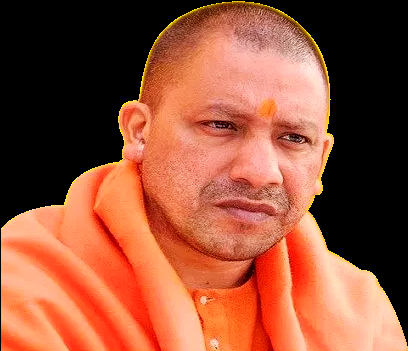
#> input picture proper/day13/yogi.png, 408 x 351 px
$ python 1.py
#> lines starting #> are read from the running program, lines starting #| are printed output that depends on the picture
import cv2

image = cv2.imread("yogi.png")
#> image is the input picture: shape (351, 408, 3); mean B, G, R 56.8, 81.5, 149.3
resizeimage = cv2.resize(image,(500,500))
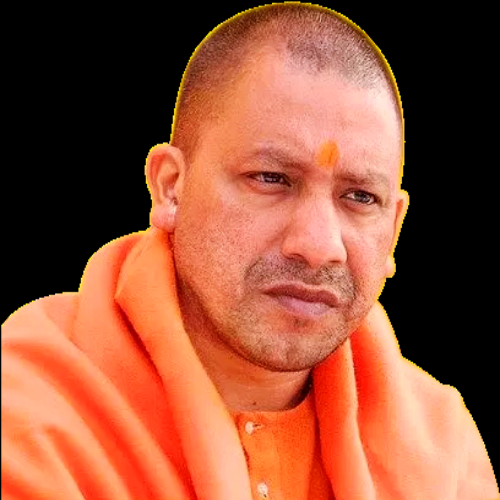
#> resizeimage: shape (500, 500, 3); mean B, G, R 56.8, 81.4, 149.2
blurimage = cv2.GaussianBlur(resizeimage,(5,5),-5)
grayimage = cv2.cvtColor(resizeimage,cv2.COLOR_BGR2GRAY)
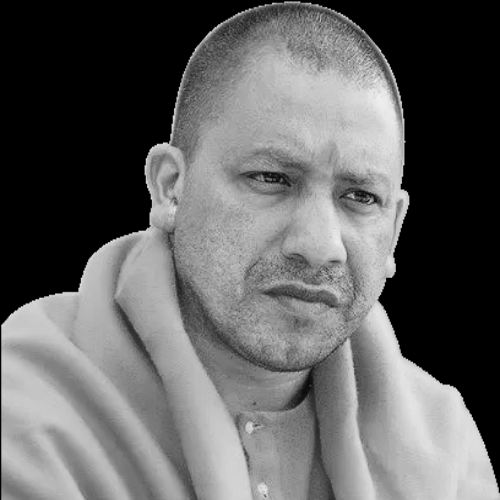
#> grayimage: shape (500, 500); min 0, max 241, mean 98.9
edges = cv2.Canny(resizeimage,threshold1=150,threshold2=300)
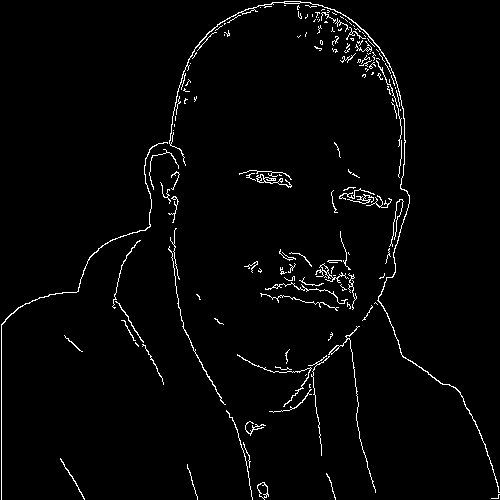
#> edges: shape (500, 500); 2.4% white in thin lines or dots
# cv2.imshow("Image",resizeimage)
# cv2.imshow("ImageB",blurimage)
# cv2.imshow("ImageG",grayimage)
cv2.imshow("ImageE",edges)
cv2.waitKey(0)
cv2.destroyAllWindows()

$ run again, with proper/day13/7.jpg saved as proper/day13/yogi.png
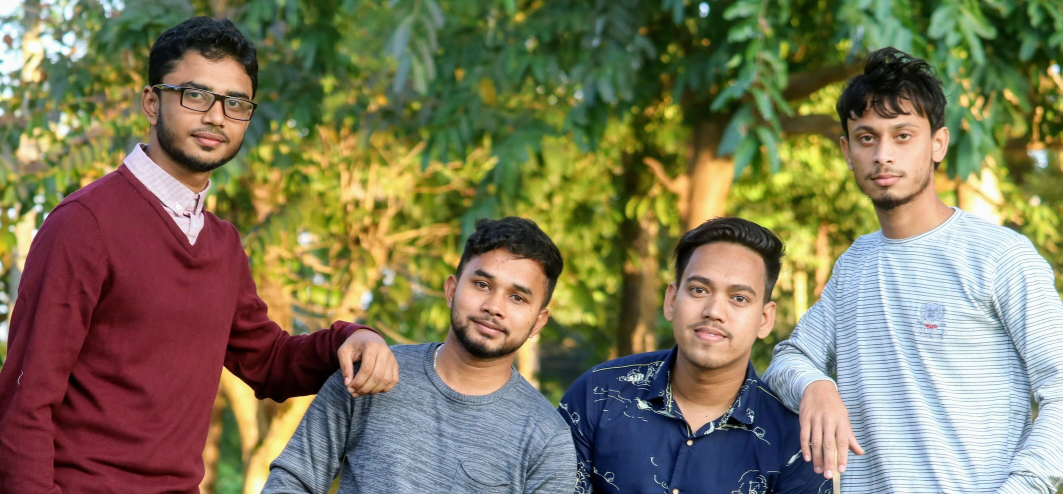
#> input picture proper/day13/7.jpg, 3187 x 1482 px (shown at 1/3 size)
#> image is the input picture: shape (1482, 3187, 3); mean B, G, R 91.5, 119.7, 125.6
#> `grayimage = cv2.cvtColor(resizeimage,cv2.COLOR_BGR2GRAY)`:
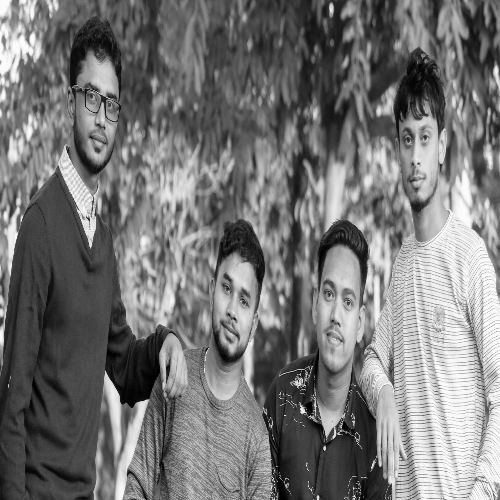
#> grayimage: shape (500, 500); min 0, max 254, mean 118.1
#> `edges = cv2.Canny(resizeimage,threshold1=150,threshold2=300)`:
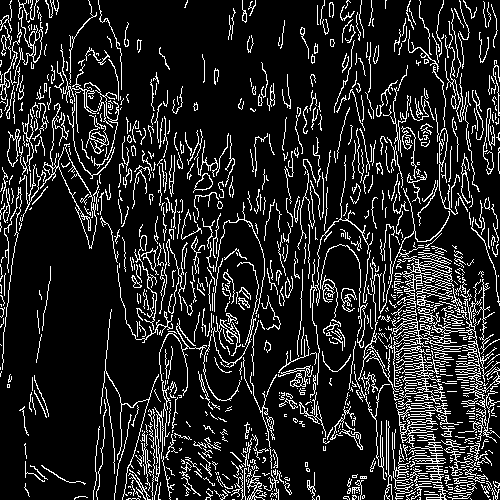
#> edges: shape (500, 500); 14.2% white in thin lines or dots
